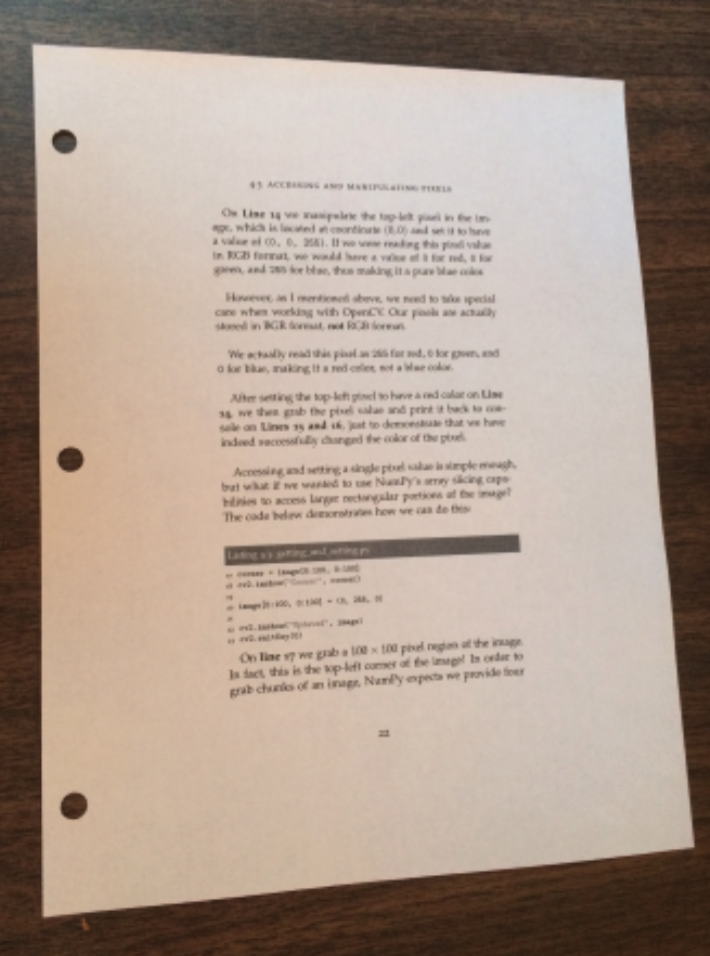
#> input picture Project/Salim/document.png, 710 x 956 px
$ jupyter execute --allow-errors four_point_transform.ipynb
#> lines starting #> are read from the running program, lines starting #| are printed output that depends on the picture; after the words box and inside, x2 and y2 are one past the last pixel; in counts of white or black regions, pixels touching at a corner belong together
[cell 1]
import cv2

[cell 2]
def four_point_transform(image, pts):
	# obtain a consistent order of the points and unpack them
	# individually
	rect = order_points(pts)
	(tl, tr, br, bl) = rect
	# compute the width of the new image, which will be the
	# maximum distance between bottom-right and bottom-left
	# x-coordiates or the top-right and top-left x-coordinates
	widthA = np.sqrt(((br[0] - bl[0]) ** 2) + ((br[1] - bl[1]) ** 2))
	widthB = np.sqrt(((tr[0] - tl[0]) ** 2) + ((tr[1] - tl[1]) ** 2))
	maxWidth = max(int(widthA), int(widthB))
	# compute the height of the new image, which will be the
	# maximum distance between the top-right and bottom-right
	# y-coordinates or the top-left and bottom-left y-coordinates
	heightA = np.sqrt(((tr[0] - br[0]) ** 2) + ((tr[1] - br[1]) ** 2))
	heightB = np.sqrt(((tl[0] - bl[0]) ** 2) + ((tl[1] - bl[1]) ** 2))
	maxHeight = max(int(heightA), int(heightB))
	# now that we have the dimensions of the new image, construct
	# the set of destination points to obtain a "birds eye view",
	# (i.e. top-down view) of the image, again specifying points
	# in the top-left, top-right, bottom-right, and bottom-left
	# order
	dst = np.array([
		[0, 0],
		[maxWidth - 1, 0],
		[maxWidth - 1, maxHeight - 1],
		[0, maxHeight - 1]], dtype = "float32")
	# compute the perspective transform matrix and then apply it
	M = cv2.getPerspectiveTransform(rect, dst)
	warped = cv2.warpPerspective(image, M, (maxWidth, maxHeight))
	# return the warped image
	return warped

[cell 3]
filename = 'document.png'
image = cv2.imread(filename, cv2.IMREAD_COLOR)
#> image is the input picture: shape (956, 710, 3); mean B, G, R 141.2, 153.8, 171.3

[cell 4]
# convert the image to grayscale, blur it, and find edges
# in the image
gray = cv2.cvtColor(image, cv2.COLOR_BGR2GRAY)
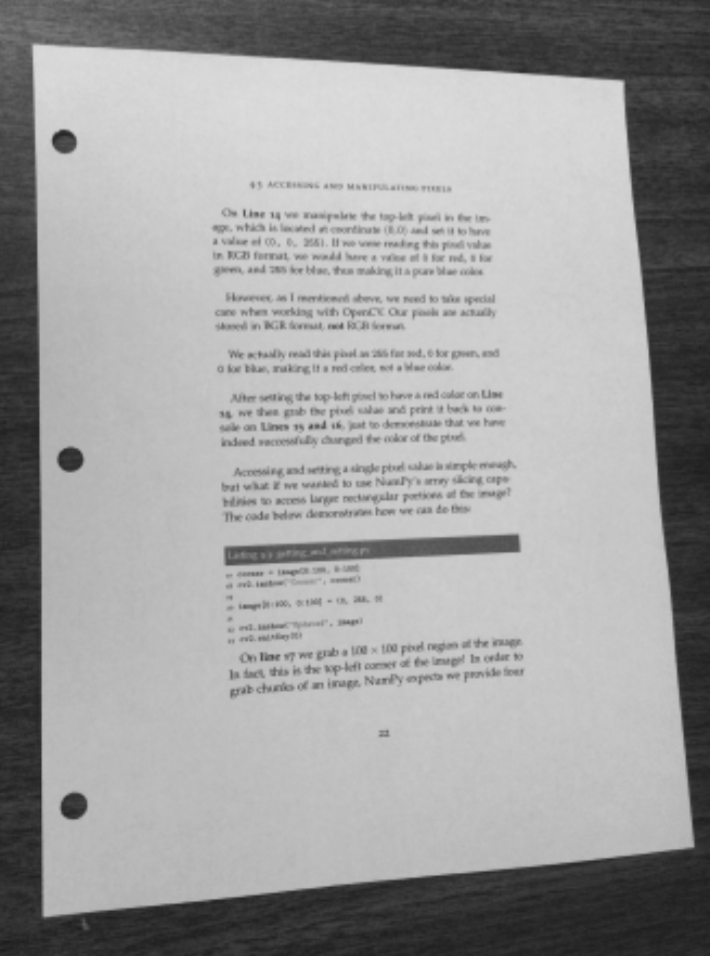
#> gray: shape (956, 710); min 29, max 221, mean 157.6
gray = cv2.GaussianBlur(gray, (5,5), 0)
edged = cv2.Canny(gray, 75, 200)
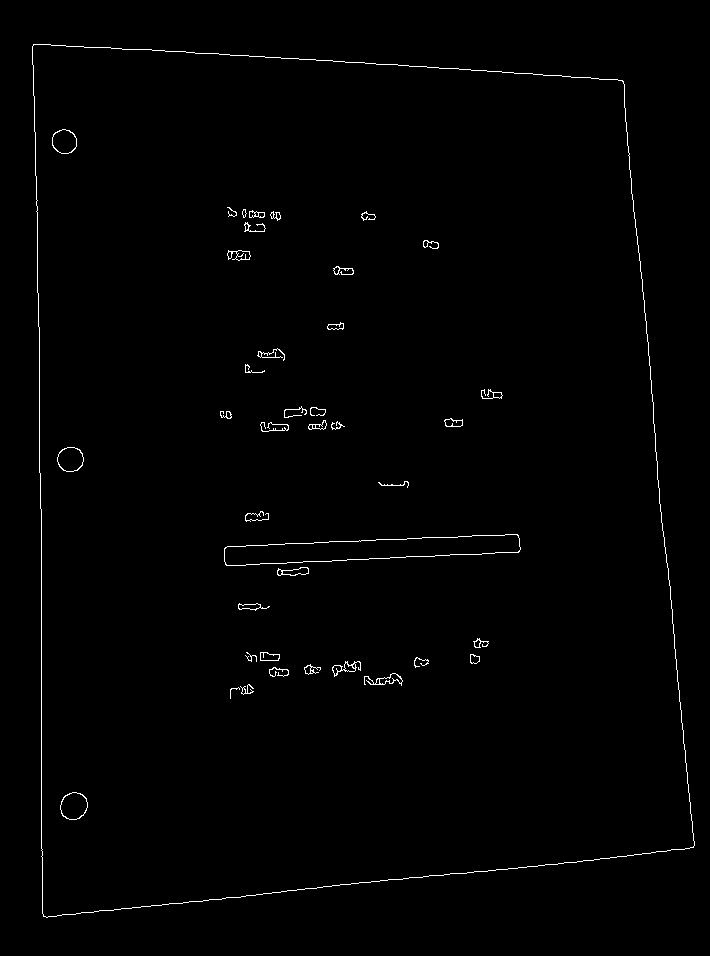
#> edged: shape (956, 710); 0.86% white in thin lines or dots, all inside (x1, y1, x2, y2) = (32, 44, 695, 918)

#show the original image and the edge detected image
print("STEP 1: Edge Detection")
cv2.imshow("Image", image)
cv2.imshow("Edged", edged)
cv2.waitKey(0)
cv2.destroyAllWindows()

$ run again, with Project/Salim/printed_map.png copied over Project/Salim/document.png
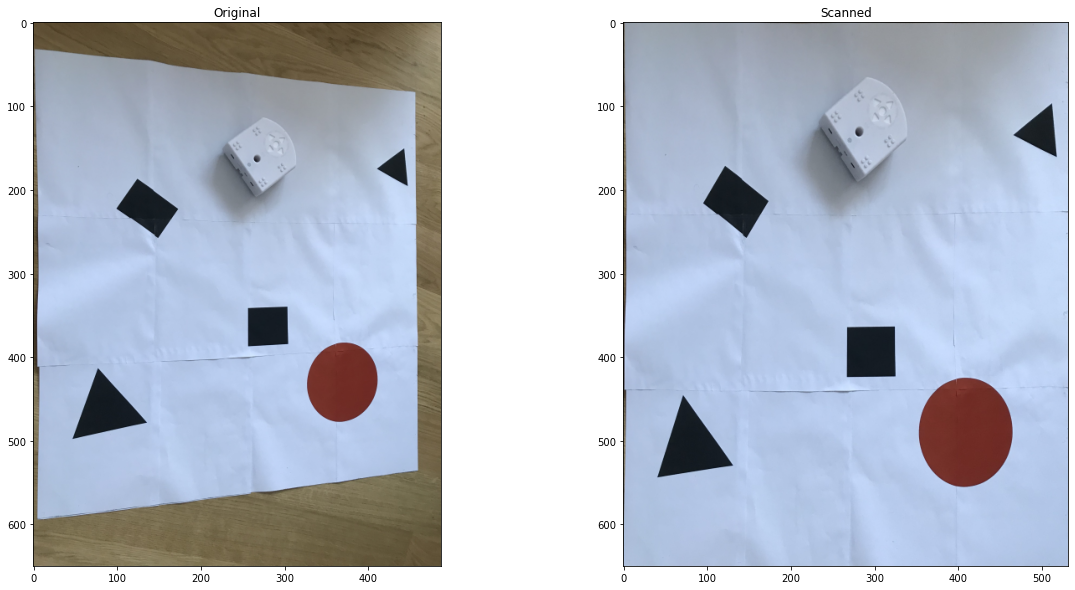
#> input picture Project/Salim/printed_map.png, 1075 x 590 px
#> image is the input picture: shape (590, 1075, 3); mean B, G, R 205, 191.7, 184.4
#> `gray = cv2.cvtColor(image, cv2.COLOR_BGR2GRAY)`:
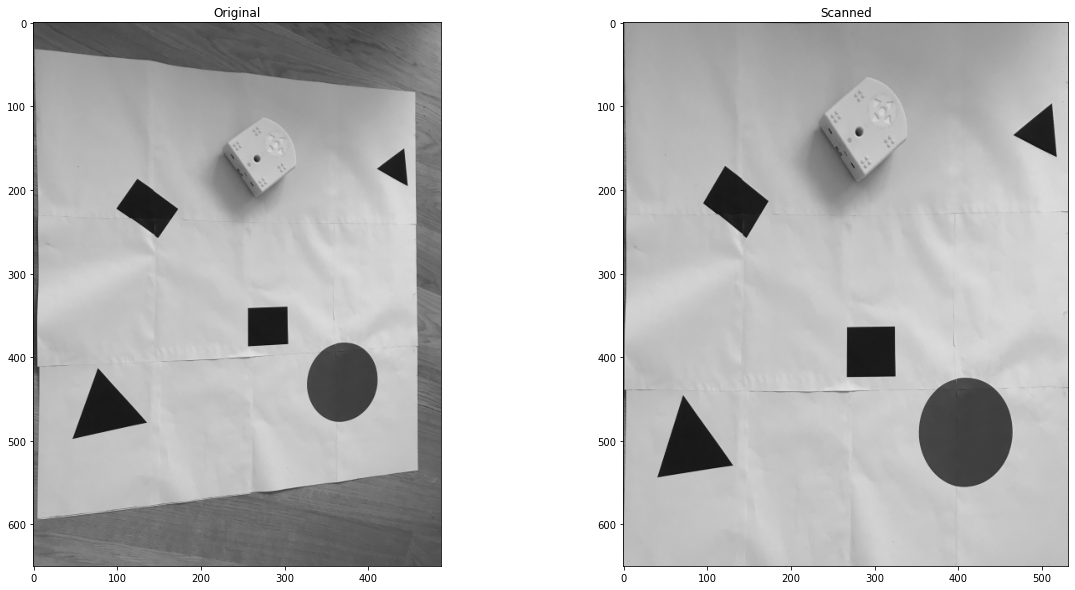
#> gray: shape (590, 1075); min 0, max 255, mean 191
#> `edged = cv2.Canny(gray, 75, 200)`:
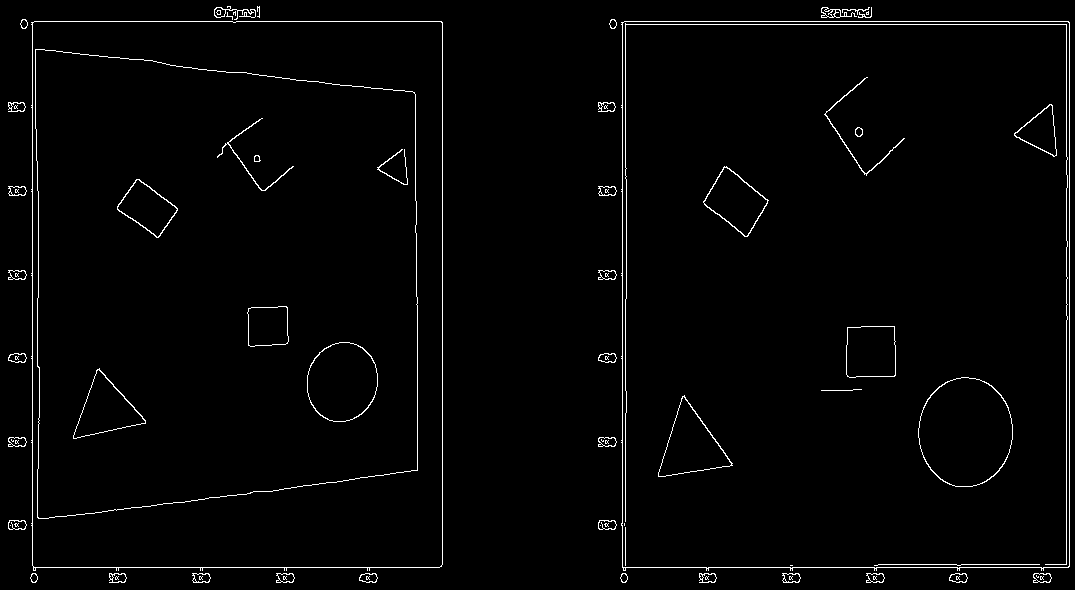
#> edged: shape (590, 1075); 1.9% white in thin lines or dots
